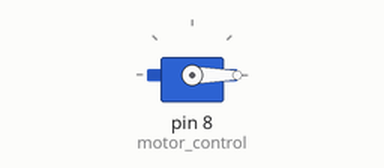
Recording of a sketch running on a simulated Arduino Uno, built with avr-gcc and run on an emulated ATmega328P. Parts: servo.

Above: at 0.05 s.
At 1.65 s:
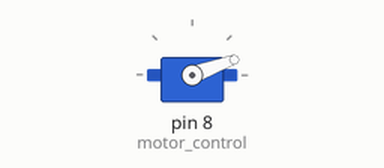
At 2.5 s:
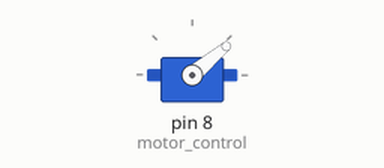
At 5.0 s:
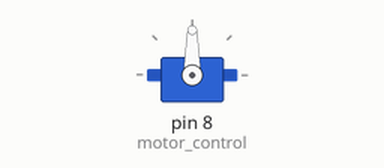
Timing chart, 0 to 6.5 s (numbered marks = the images above):
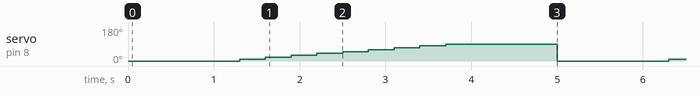

Measured:
- by itself, servo on pin 8 (motor_control): repeats every 5.0 s: 20° 0.30 s, 30° 0.30 s, 40° 0.30 s, 50° 0.30 s, 60° 0.30 s, 70° 0.30 s, 80° 0.30 s, 90° 1.3 s, 0° 1.3 s, 10° 0.30 s

The sketch:

week_ServoMotor.ino
```cpp
#include <Servo.h>

int motor_control = 8;
Servo servo;

void setup() {
  servo.attach(motor_control);
}

void loop() {
  int i;

  servo.write(0);
  delay(1000);

  for(i=0; i<=90; i+=10) /* i<=90 */
  {
    servo.write(i);
    delay(300);
  }
  delay(1000);
}
```
